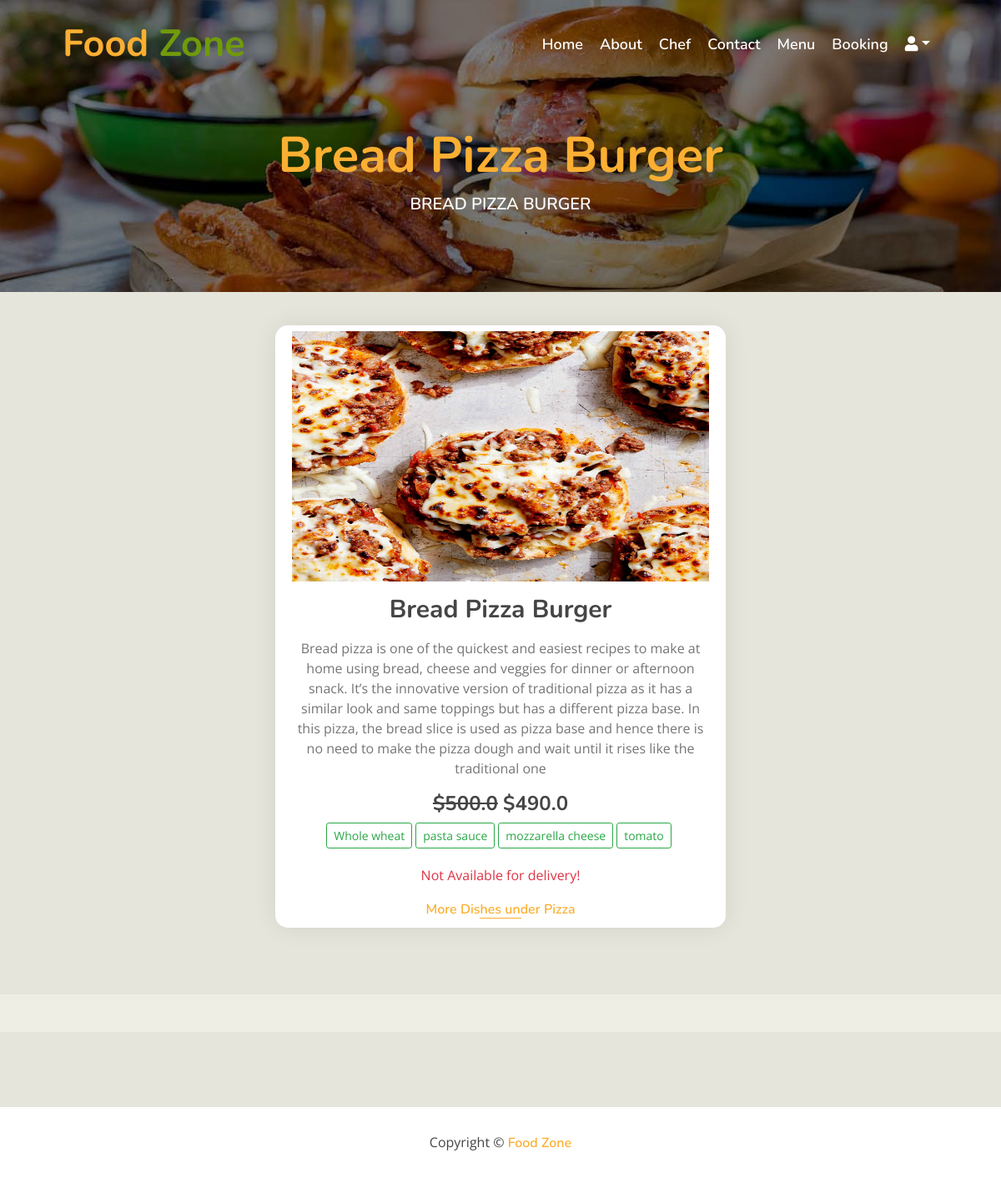
The page /single_dish/1/ on the database its author committed.
### myapp/models.py (models this page shows, shortened)
class Dish(models.Model):
    name = models.CharField(max_length=200, unique=True)
    image = models.ImageField(upload_to='dishes/%Y/%m/%d')
    ingredients = models.TextField()
    details = models.TextField(blank=True)
    category = models.ForeignKey(Category, on_delete=models.CASCADE)
    price = models.FloatField()
    discounted_price = models.FloatField(blank=True)
    is_avaible = models.BooleanField(default=True)
    added_on = models.DateTimeField(auto_now_add=True)
    updated_on = models.DateTimeField(auto_now=True)
    class Meta:
        verbose_name_plural = "Dish Table"

class Category(models.Model):
    name = models.CharField(max_length=50, unique=True)
    designation = models.CharField(max_length=100)
    image = models.ImageField(upload_to="categories/%Y/%m/%d")
    icon = models.CharField(max_length=50, blank=True)
    added_on = models.DateTimeField(auto_now_add=True)
    updated_on = models.DateTimeField(auto_now=True)

### myapp/views.py (the view, shortened to what this page needs)
# urls.py: path('single_dish/<int:id>/', views.single_dish, name="single_dish"),
def single_dish(request, id):
    context = {}
    dish = Dish.objects.get(id=id)
    context['dish'] = dish
    return render(request, 'foodzone/single_dish.html', context)

### templates/foodzone/single_dish.html (shortened to what this page needs)
{% extends 'foodzone/base.html'%}
{% load static %}
{% block content %}
<div class="page-header mb-0">
    <div class="container">
        <div class="row">
            <div class="col-12">
                <h2>{{dish.name}}</h2>
            </div>
            <div class="col-12">
                <a href="/dishes/?q={{dish.category.id}}">{{dish.name}}</a>
            </div>
        </div>
    </div>
</div>
<div class="food mt-0">
    <div class="container">
        <div class="row align-items-center">
            <div class="col-md-6 mx-auto">
                <div class="food-item">
                    <a href="{{dish.image.url}}" target="_blank"><img src="{{dish.image.url}}" style="height: 300px;width: 100%;"></a>
                    <h2 class="my-3">{{dish.name}}</h2>
                    <p>
                        {{dish.details}}
                    </p>
                    <h4 class="menu-text" style="font-weight: normal;">
                        {% if dish.price != dish.discounted_price %}
                            <strong><del>&dollar;{{dish.price}}</del></strong>
                        {% endif %}
                            <strong>&dollar;{{dish.discounted_price}}</strong>
                    </h4>
                    <p>
                    </p>
                    {% if dish.is_available %}
                    {% if user.is_superuser or user.is_staff %}
                    {% elif user.is_active%}
                        {{form.render}}
                    {% else %}
                        <p><a href="{% url 'login' %}">Login to Buy</a> </p>
                    {% endif %}
                    {% else %}
                        <p class="text-danger">Not Available for delivery!</p>
                    {% endif %}
                    <a href="/dishes/?q={{dish.category.id}}">More Dishes under {{dish.category.name}}</a>
                </div>
            </div>
        </div>
    </div>
</div>
{% endblock %}

### static/foodzone/css/style.css (style rules this page uses)
body { color: #757575; background: #eeeee4; font-family: 'open sans', sans-serif; }
h1, h2, h3, h4, h5, h6 { color: #454545; font-family: 'Nunito', sans-serif; }
a { font-family: 'Nunito', sans-serif; font-weight: 600; color: #fbaf32; transition: .3s; }
.page-header { position: relative; margin-bottom: 45px; padding: 150px 0 90px 0; text-align: center; background: linear-gradient(rgba(0, 0, 0, .5), rgba(0, 0, 0, .5)), url(../img/page-header.jpg); background-position: center; background-repeat: no-repeat; background-size: cover; }
.page-header h2 { position: relative; color: #fbaf32; font-size: 60px; font-weight: 700; }
.page-header a { position: relative; padding: 0 12px; font-size: 20px; text-transform: uppercase; color: #ffffff; }
.page-header a::after { position: absolute; content: "/"; width: 8px; height: 8px; top: -1px; right: -7px; text-align: center; color: #fbaf32; }
.page-header a:last-child::after { display: none; }
.food { position: relative; width: 100%; padding: 40px 0 50px 0; margin: 45px 0; background: rgba(0, 0, 0, .04); }
.food .food-item { position: relative; width: 100%; margin-bottom: 30px; padding: 7px 20px 10px; text-align: center; background: #ffffff; border-radius: 15px; box-shadow: 0 0 30px rgba(0, 0, 0, .08); transition: .3s; }
.food .food-item h2 { font-size: 30px; font-weight: 700; }
.food .food-item a { position: relative; font-size: 16px; }
.food .food-item a::after { position: absolute; content: ""; width: 50px; height: 1px; bottom: 0; left: calc(50% - 25px); background: #fbaf32; transition: .3s; }

### rows shown on the page
Dish: name "Bread Pizza Burger", name "BREAD PIZZA BURGER", image (picture), details "Bread pizza is one of the quickest and easiest recipes to make at home using bread, cheese and veggies for dinner or afternoon snack. It’s the innovative version of traditional pizza as it has a similar look and same toppings but has a different pizza base. In this pizza, the bread slice is used as pizza base and hence there is no need to make the pizza dough and wait until it rises like the traditional one", price "500.0", discounted_price "490.0", category.name "Pizza"
